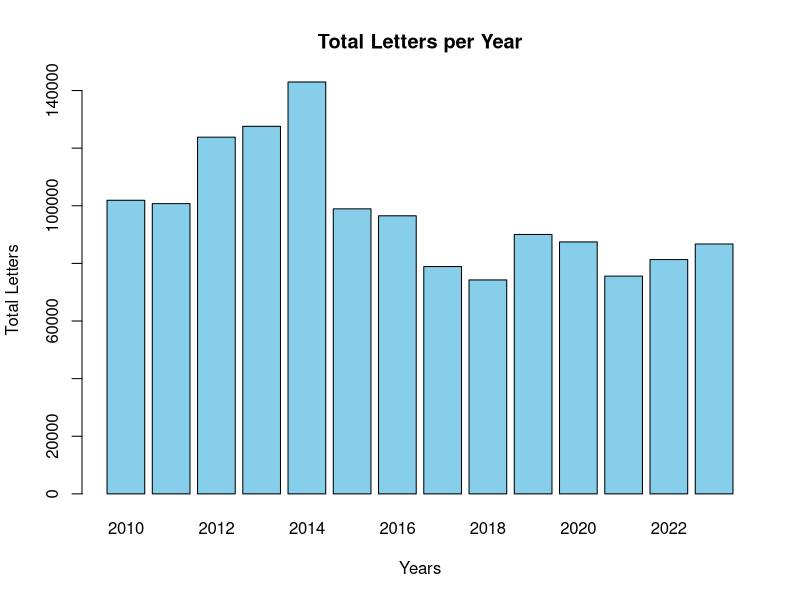
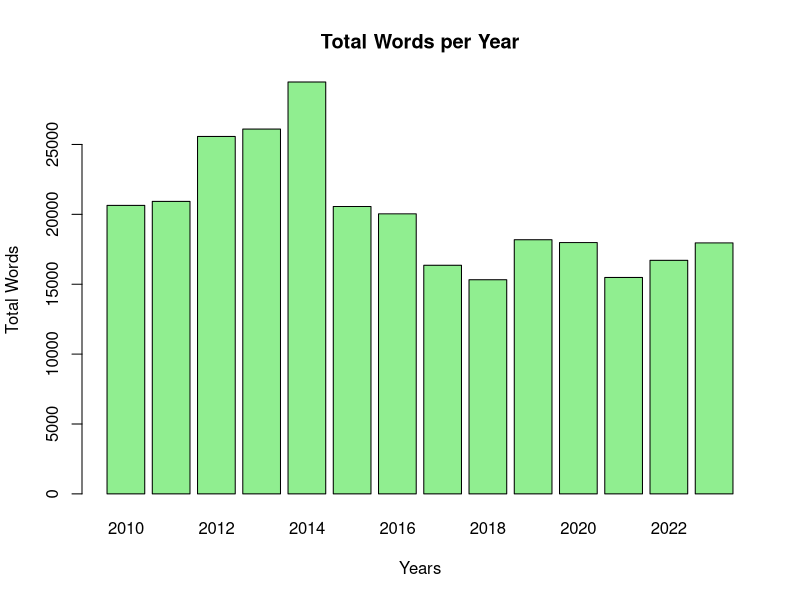
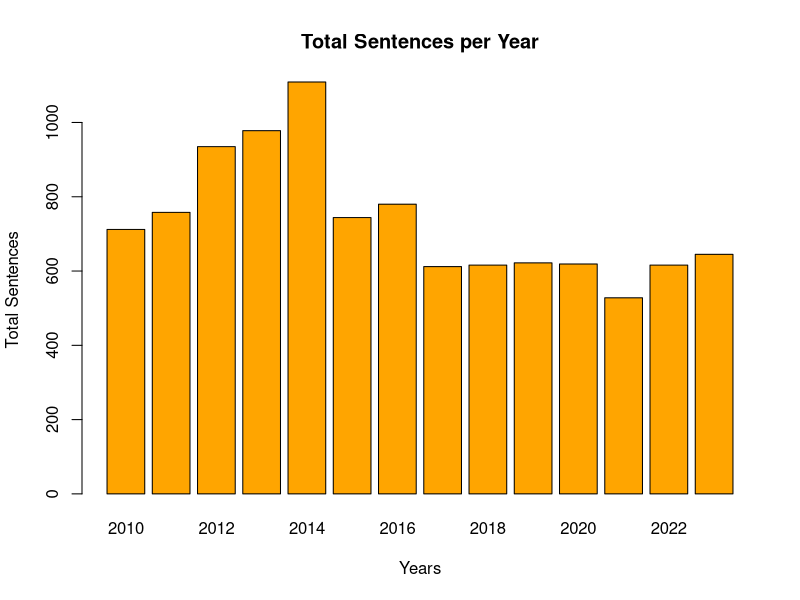
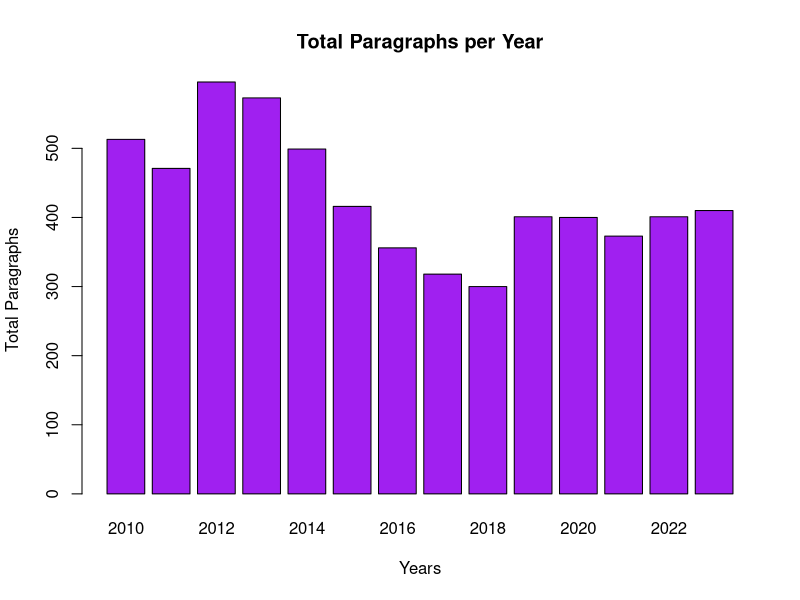

The R script that drew these images, in order:
data <- read.csv("../DATA/data.csv")
data <- data[data$Year >= 2010 & data$Year <= 2023, ]

years <- 2010:2023
total_letters <- numeric(length(years))
total_words <- numeric(length(years))
total_sentences <- numeric(length(years))
total_paragraphs <- numeric(length(years))

for (i in seq_along(years)) {
  year_data <- data[data$Year == years[i], ]
  total_letters[i] <- sum(year_data$Letters, na.rm = TRUE)
  total_words[i] <- sum(year_data$Words, na.rm = TRUE)
  total_sentences[i] <- sum(year_data$Sentences, na.rm = TRUE)
  total_paragraphs[i] <- sum(year_data$Paragraphs, na.rm = TRUE)
}

pdf("../DATA/graphics.pdf", width = 8, height = 6)
barplot(total_letters, beside = TRUE, col = "skyblue", 
        main = "Total Letters per Year", 
        xlab = "Years", ylab = "Total Letters", 
        names.arg = years)

barplot(total_words, beside = TRUE, col = "lightgreen", 
        main = "Total Words per Year", 
        xlab = "Years", ylab = "Total Words", 
        names.arg = years)

barplot(total_sentences, beside = TRUE, col = "orange", 
        main = "Total Sentences per Year", 
        xlab = "Years", ylab = "Total Sentences", 
        names.arg = years)

barplot(total_paragraphs, beside = TRUE, col = "purple", 
        main = "Total Paragraphs per Year", 
        xlab = "Years", ylab = "Total Paragraphs", 
        names.arg = years)
dev.off()

